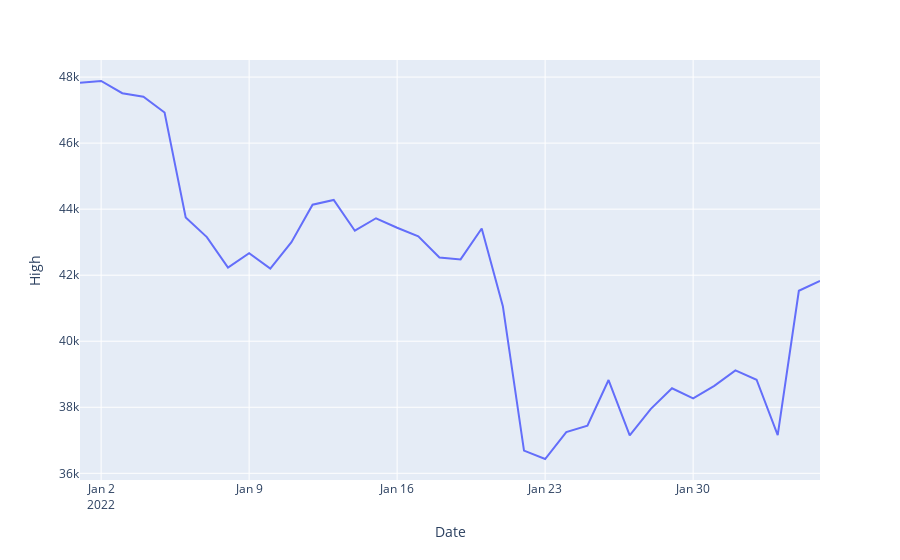

Notebook code cell kept with this figure:
### Code cell
import plotly.express as px

fig = px.line(ltc, y="High")
fig.show()
